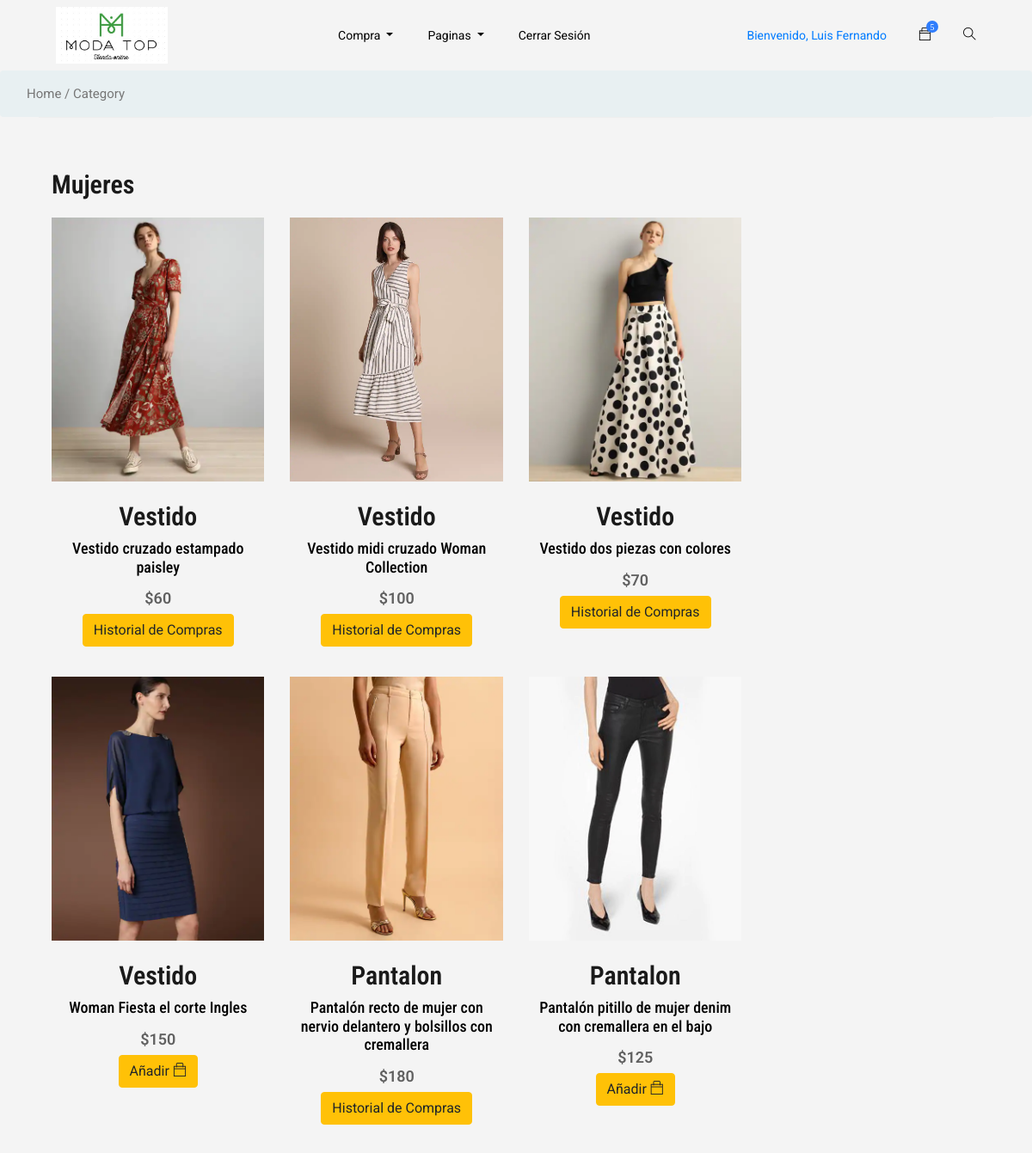
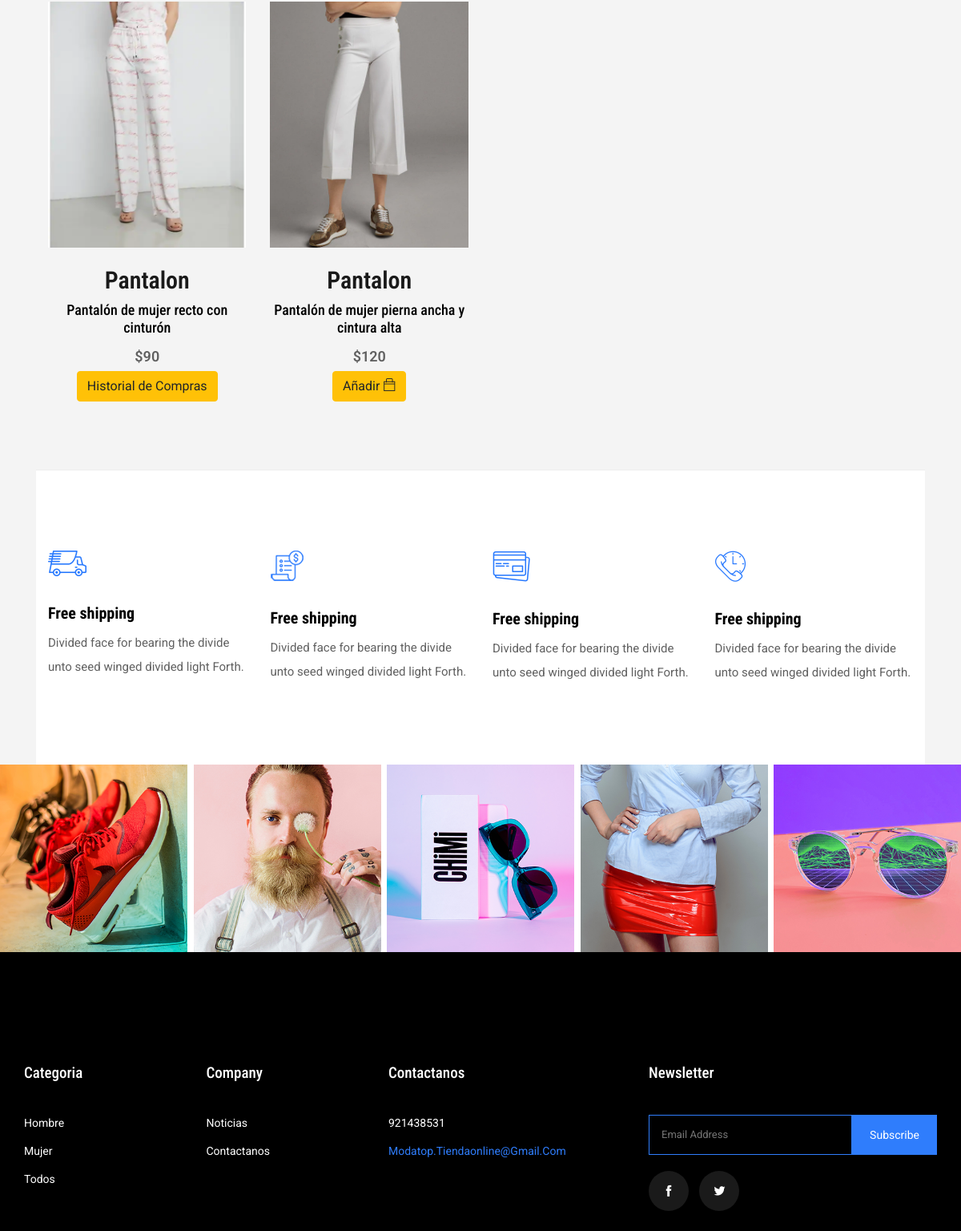
/category/womens (signed in), run on the app's committed database (2 pictures, top to bottom).
### accounts/models.py (models this page shows, shortened)
class User(AbstractBaseUser):
    email = models.EmailField(max_length=255,unique=True)
    first_name = models.CharField(max_length=255)
    last_name = models.CharField(max_length=255)
    phone = models.IntegerField(default=0)
    direction =models.CharField(max_length=100,blank=True,default= "Urb. ")
    gender = models.CharField(choices=GENERO,max_length=100)
    active = models.BooleanField(default=True)
    staff = models.BooleanField(default=False)
    admin = models.BooleanField(default=False)
    USERNAME_FIELD = 'email'
    objects = UserManager()
    def get_first_name(self):
        return self.first_name
    @property
    def is_active(self):
        return self.active
    @property
    def is_admin(self):
        return self.admin

### wear/models.py (models this page shows, shortened)
class Wear(models.Model):
	name = models.CharField(max_length=100)
	img = models.ImageField(upload_to='pics')
	desc = models.TextField()
	quant = models.CharField(max_length=100)
	price = models.IntegerField()
	gender = models.CharField(choices=GENDER_CHOICES, max_length=100)
	offer = models.BooleanField()

### wear/views.py (the view)
# urls.py: path('category/womens',views.categoryWomens,name="category"),
def categoryWomens(request):
	wears = Wear.objects.all()
	filtered_orders = Order.objects.filter(owner = request.user.profile, is_ordered=False)
	current_order_wears = []
	if filtered_orders.exists():
		user_order = filtered_orders[0]
		user_order_items = user_order.items.all()
		current_order_wears = [product.product for product in user_order_items]
	context = {
		'wears':wears,
		'current_order_wears':current_order_wears
	}
	return render(request,"categoryWomens.html",context)

### templates/categoryWomens.html (shortened to what this page needs)
{% extends 'base.html' %}
{% load static %}
{% block content %}
    <section class="breadcrumb breadcrumb_bg">
        <div class="container">
            <div class="row justify-content-center">
                <div class="col-lg-12">
                    <div class="breadcrumb_iner">
                        <div class="breadcrumb_iner_item">
                            <p>Home / Category</p>
                        </div>
                    </div>
                </div>
            </div>
        </div>
    </section>
    <section class="cat_product_area section_padding border_top" style="padding: 50px 0;">
        <div class="container">
            <div class="row">
                <div class="col-lg-9">
                    <div class="row">
                        <div class="col-lg-12">
                            <div class="product_top_bar d-flex justify-content-between align-items-center" style="margin-bottom: 10px;">
                                <div class="single_product_menu product_bar_item">
                                    <h2>Mujeres</h2>
                                </div>
                            </div>
                        </div>
                        {% for wear in wears %}
                        {% if wear.gender == 'F'%}
                        <div class="col-lg-4 col-sm-6">
                            <div class="single_category_product">
                                <div class="single_category_img">
                                    <img src="{{ wear.img.url }}" alt="">
                                    <div class="category_product_text">
                                        <a href="/category/singleProduct/{{wear.id}}"><h2>{{wear.name}}</h2></a>
                                        <a href="single-product.html"><h4>{{wear.desc}}</h4></a>
                                        <p>${{wear.price}}</p>
                                        {% if wear in user.profile.wears.all %}
                                        <a href="/my_profile" class="btn btn-warning">Historial de Compras</a>
                                        {% elif wear in current_order_wears %}
                                        <a href="../shoping_cart/order-summary" class="btn btn-warning">Hacia el Carrito de Compras</a>
                                        {% else %}
                                        <a href="../shoping_cart/add-to-cart/{{wear.id}}/" class="btn btn-warning">Añadir <i class="ti-bag"></i></a>
                                        {% endif %}
                                    </div>
                                </div>
                            </div>
                        </div>
                        {% endif %}
                        {% endfor %}
                    </div>
                </div>
            </div>
        </div>
    </section>
    <section class="shipping_details section_padding border_top">
        <div class="container">
            <div class="row">
                <div class="col-lg-3 col-sm-6">
                    <div class="single_shopping_details">
                        <img src="{% static 'img/icon/icon_1.png' %}" alt="">
                        <h4>Free shipping</h4>
                        <p>Divided face for bearing the divide unto seed winged divided light Forth.</p>
                    </div>
                </div>
                <div class="col-lg-3 col-sm-6">
                    <div class="single_shopping_details">
                        <img src="{% static 'img/icon/icon_2.png' %}" alt="">
                        <h4>Free shipping</h4>
                        <p>Divided face for bearing the divide unto seed winged divided light Forth.</p>
                    </div>
                </div>
                <div class="col-lg-3 col-sm-6">
                    <div class="single_shopping_details">
                        <img src="{% static 'img/icon/icon_3.png' %}" alt="">
                        <h4>Free shipping</h4>
                        <p>Divided face for bearing the divide unto seed winged divided light Forth.</p>
                    </div>
                </div>
                <div class="col-lg-3 col-sm-6">
                    <div class="single_shopping_details">
                        <img src="{% static 'img/icon/icon_4.png' %}" alt="">
                        <h4>Free shipping</h4>
                        <p>Divided face for bearing the divide unto seed winged divided light Forth.</p>
                    </div>
                </div>
            </div>
        </div>
    </section>
    {% endblock %}

### templates/base.html (shortened to what this page needs)
{% load static %}
{% static "img" as baseUrl %}
<!DOCTYPE html>
<html lang="zxx">
<head>
    <link rel="stylesheet" href="{% static 'css/bootstrap.min.css' %}">
    <link rel="stylesheet" href="{% static 'css/animate.css' %}">
    <link rel="stylesheet" href="{% static 'css/owl.carousel.min.css' %}">
    <link rel="stylesheet" href="{% static 'css/all.css' %}">
    <link rel="stylesheet" href="{% static 'css/flaticon.css' %}">
    <link rel="stylesheet" href="{% static 'css/themify-icons.css' %}">
    <link rel="stylesheet" href="{% static 'css/magnific-popup.css' %}">
    <link rel="stylesheet" href="{% static 'css/slick.css' %}">
    <link rel="stylesheet" href="{% static 'css/style.css' %}">
    <link rel="stylesheet" href="{% static 'css/regisropa.css' %}">
</head>
<body>
    <header class="main_menu home_menu">
        <div class="container-fluid">
            <div class="row align-items-center justify-content-center">
                <div class="col-lg-11">
                    <nav class="navbar navbar-expand-lg navbar-light">
                        <a class="navbar-brand" href="/"> <img Width="130px" src="{% static 'img/moda.jpeg' %}" alt="logo"> </a>
                        <div class="collapse navbar-collapse main-menu-item" id="navbarSupportedContent">
                            <ul class="navbar-nav">
                                <li class="nav-item dropdown">
                                    {% if user.is_authenticated %}
                                    <a class="nav-link dropdown-toggle" href="blog.html" id="navbarDropdown_1"
                                        role="button" data-toggle="dropdown" aria-haspopup="true" aria-expanded="false">
                                        Compra
                                    </a>
                                    {% endif%}
                                </li>
                                <li class="nav-item dropdown">
                                    <a class="nav-link dropdown-toggle" href="blog.html" id="navbarDropdown_3"
                                        role="button" data-toggle="dropdown" aria-haspopup="true" aria-expanded="false">
                                        Paginas
                                    </a>
                                {% if user.is_authenticated %}
                                    {% if user.is_admin %}
                                    </li>
                                    {% endif %}
                                    <li class="nav-item">
                                        <a class="nav-link" href="/cliente/logout">Cerrar Sesión</a>
                                    </li>
                                {% endif %}
                            </ul>
                        </div>
                        <div class="hearer_icon d-flex">
                            <div class="dropdown cart">
                                {% if user.is_authenticated %}
                                <a class="dropdown-toggle" href="#" id="navbarDropdown3" role="button"
                                data-toggle="dropdown" aria-haspopup="true" aria-expanded="false">
                                    Bienvenido, {{user.get_first_name}}
                                 </a>
                                {% endif %}
                            </div>
                            <div class="dropdown cart">
                                <a class="dropdown-toggle" href="#" id="navbarDropdown3" role="button"
                                    data-toggle="dropdown" aria-haspopup="true" aria-expanded="false">
                                    <i class="ti-bag"></i>
                                </a>
                            </div>
                            <a id="search_1" href="javascript:void(0)"><i class="ti-search"></i></a>
                        </div>
                    </nav>
                </div>
            </div>
        </div>
    </header>
    {% block content %}
    {% endblock %}
    <section class="instagram_photo">
        <div class="container-fluid">
            <div class="row">
                <div class="col-lg-12">
                    <div class="instagram_photo_iner">
                        <div class="single_instgram_photo">
                            <img src="{% static 'img/instagram/inst_1.png' %}" alt="">
                        </div>
                        <div class="single_instgram_photo">
                            <img src="{% static 'img/instagram/inst_2.png' %}" alt="">
                        </div>
                        <div class="single_instgram_photo">
                            <img src="{% static 'img/instagram/inst_3.png' %}" alt="">
                        </div>
                        <div class="single_instgram_photo">
                            <img src="{% static 'img/instagram/inst_4.png' %}" alt="">
                        </div>
                        <div class="single_instgram_photo">
                            <img src="{% static 'img/instagram/inst_5.png' %}" alt="">
                        </div>
                    </div>
                </div>
            </div>
        </div>
    </section>
    <footer class="footer_part">
        <div class="container">
            <div class="row justify-content-between">
                <div class="col-sm-6 col-lg-2">
                    <div class="single_footer_part">
                        <h4>Categoria</h4>
                        <ul class="list-unstyled">
                            <li><a href="#">Hombre</a></li>
                            <li><a href="#">Mujer</a></li>
                            <li><a href="#">Todos</a></li>
                        </ul>
                    </div>
                </div>
                <div class="col-sm-6 col-lg-2">
                    <div class="single_footer_part">
                        <h4>Company</h4>
                        <ul class="list-unstyled">
                            <li><a href="">Noticias</a></li>
                            <li><a href="">Contactanos</a></li>
                        </ul>
                    </div>
                </div>
                <div class="col-sm-6 col-lg-3">
                    <div class="single_footer_part">
                        <h4>Contactanos</h4>
                        <ul class="list-unstyled">
                            <li><a href="#"> 921438531 </a></li>
                            <li><span>modatop.tiendaonline@gmail.com</span></li>
                        </ul>
                    </div>
                </div>
                <div class="col-sm-6 col-lg-4">
                    <div class="single_footer_part">
                        <h4>Newsletter</h4>
                        <div id="mc_embed_signup">
                            <form target="_blank"
                                action="https://spondonit.us12.list-manage.com/subscribe/post?u=1462626880ade1ac87bd9c93a&amp;id=92a4423d01"
                                method="get" class="subscribe_form relative mail_part">
                                <input type="email" name="email" id="newsletter-form-email" placeholder="Email Address"
                                    class="placeholder hide-on-focus" onfocus="this.placeholder = ''"
                                    onblur="this.placeholder = ' Email Address '">
                                <button type="submit" name="submit" id="newsletter-submit"
                                    class="email_icon newsletter-submit button-contactForm">subscribe</button>
                            </form>
                        </div>
                        <div class="social_icon">
                            <a href="https://web.facebook.com/Moda-Top-109281887530508"><i class="ti-facebook"></i></a>
                            <a href="https://twitter.com/tienda_top"><i class="ti-twitter-alt"></i></a>
                        </div>
                    </div>
                </div>
            </div>
        </div>
    </footer>
</body>
</html>

### data on the page
User: get_first_name "Luis Fernando"
Wear: img (picture), name "Vestido", desc "Vestido cruzado estampado paisley", price "60", shows "Historial de Compras"
Wear: img (picture), name "Vestido", desc "Vestido midi cruzado Woman Collection", price "100", shows "Historial de Compras"
Wear: img (picture), name "Vestido", desc "Vestido dos piezas con colores", price "70", shows "Historial de Compras"
Wear: img (picture), name "Vestido", desc "Woman Fiesta el corte Ingles", price "150"
Wear: img (picture), name "Pantalon", desc "Pantalón recto de mujer con nervio delantero y bolsillos con cremallera", price "180", shows "Historial de Compras"
Wear: img (picture), name "Pantalon", desc "Pantalón pitillo de mujer denim con cremallera en el bajo", price "125"
Wear: img (picture), name "Pantalon", desc "Pantalón de mujer recto con cinturón", price "90", shows "Historial de Compras"
Wear: img (picture), name "Pantalon", desc "Pantalón de mujer pierna ancha y cintura alta", price "120"
